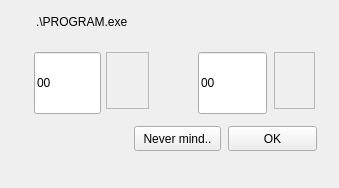
<?xml version="1.0" encoding="UTF-8"?>
<ui version="4.0">
 <class>Form6</class>
 <widget class="QWidget" name="Form6">
  <property name="geometry">
   <rect>
    <x>684</x>
    <y>162</y>
    <width>339</width>
    <height>188</height>
   </rect>
  </property>
  <property name="toolTip">
   <string></string>
  </property>
  <property name="windowTitle">
   <string></string>
  </property>
  <widget class="QLabel" name="Label2">
   <property name="geometry">
    <rect>
     <x>36</x>
     <y>14</y>
     <width>103</width>
     <height>16</height>
    </rect>
   </property>
   <property name="text">
    <string>.\PROGRAM.exe</string>
   </property>
   <property name="enabled">
    <bool>true</bool>
   </property>
   <property name="toolTip">
    <string></string>
   </property>
   <property name="palette">
    <palette>
     <active>
      <colorrole role="WindowText">
       <brush brushstyle="SolidPattern">
        <color alpha="255">
         <red>0</red>
         <green>0</green>
         <blue>0</blue>
        </color>
       </brush>
      </colorrole>
     </active>
     <inactive>
      <colorrole role="WindowText">
       <brush brushstyle="SolidPattern">
        <color alpha="255">
         <red>0</red>
         <green>0</green>
         <blue>0</blue>
        </color>
       </brush>
      </colorrole>
     </inactive>
     <disabled>
      <colorrole role="WindowText">
       <brush brushstyle="SolidPattern">
        <color alpha="255">
         <red>0</red>
         <green>0</green>
         <blue>0</blue>
        </color>
       </brush>
      </colorrole>
     </disabled>
    </palette>
   </property>
  </widget>
  <widget class="QFrame" name="UpDown1">
   <property name="geometry">
    <rect>
     <x>106</x>
     <y>52</y>
     <width>43</width>
     <height>57</height>
    </rect>
   </property>
   <property name="frameShape">
    <enum>QFrame::StyledPanel</enum>
   </property>
  </widget>
  <widget class="QFrame" name="UpDown2">
   <property name="geometry">
    <rect>
     <x>274</x>
     <y>52</y>
     <width>41</width>
     <height>57</height>
    </rect>
   </property>
   <property name="frameShape">
    <enum>QFrame::StyledPanel</enum>
   </property>
  </widget>
  <widget class="QLineEdit" name="Edit1">
   <property name="geometry">
    <rect>
     <x>34</x>
     <y>52</y>
     <width>67</width>
     <height>62</height>
    </rect>
   </property>
   <property name="text">
    <string>00</string>
   </property>
   <property name="enabled">
    <bool>true</bool>
   </property>
   <property name="toolTip">
    <string></string>
   </property>
  </widget>
  <widget class="QLineEdit" name="Edit2">
   <property name="geometry">
    <rect>
     <x>198</x>
     <y>52</y>
     <width>69</width>
     <height>62</height>
    </rect>
   </property>
   <property name="text">
    <string>00</string>
   </property>
   <property name="enabled">
    <bool>true</bool>
   </property>
   <property name="toolTip">
    <string></string>
   </property>
  </widget>
  <widget class="QPushButton" name="Button1">
   <property name="geometry">
    <rect>
     <x>228</x>
     <y>126</y>
     <width>89</width>
     <height>25</height>
    </rect>
   </property>
   <property name="text">
    <string>OK</string>
   </property>
   <property name="enabled">
    <bool>true</bool>
   </property>
   <property name="flat">
    <bool>false</bool>
   </property>
   <property name="toolTip">
    <string></string>
   </property>
  </widget>
  <widget class="QPushButton" name="Button2">
   <property name="geometry">
    <rect>
     <x>134</x>
     <y>126</y>
     <width>87</width>
     <height>25</height>
    </rect>
   </property>
   <property name="text">
    <string>Never mind..</string>
   </property>
   <property name="enabled">
    <bool>true</bool>
   </property>
   <property name="flat">
    <bool>false</bool>
   </property>
   <property name="toolTip">
    <string></string>
   </property>
  </widget>
 </widget>
</ui>
